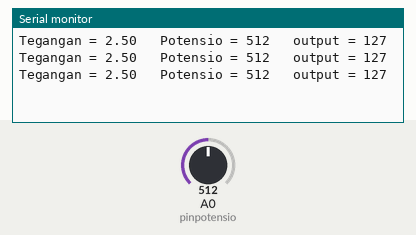
Recording of a sketch running on a simulated Arduino Uno, built with avr-gcc and run on an emulated ATmega328P. On the bench: the last lines printed to the serial monitor. The inputs (shaded band) are chosen by the test bench; at power-on: A0 (pinpotensio) = 512.

Above: at 1.3 s.
1.4 s: A0 (pinpotensio) set to 716
At 1.9 s:
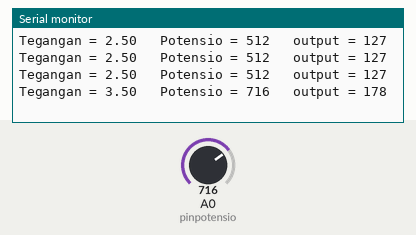
2.9 s: A0 (pinpotensio) set to 900
At 3.3 s:
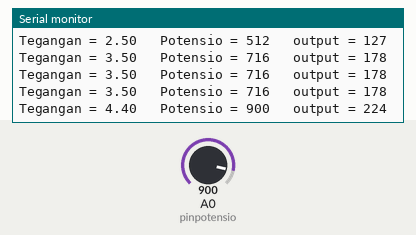
Timing chart, 0 to 5.9 s (numbered marks = the images above; inputs shaded):
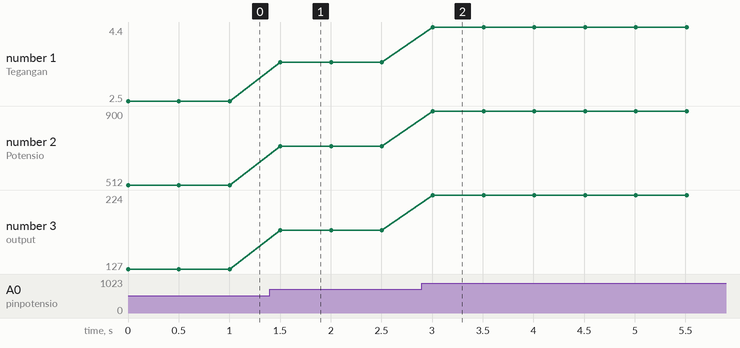

Measured:
- after the input at 1.4 s, the serial monitor: prints a new line after 0.10 s (image 1)
- after the input at 2.9 s, the serial monitor: prints a new line after 0.11 s (image 2)
- plotted number 1: 2.5 → 3.5 after the input at 1.4 s, 3.5 → 4.4 after the input at 2.9 s
- plotted number 2: 512 → 716 after the input at 1.4 s, 716 → 900 after the input at 2.9 s
- plotted number 3: 127 → 178 after the input at 1.4 s, 178 → 224 after the input at 2.9 s

The sketch:

sketch_oct26b.ino
```cpp
int pinpotensio = 0;
void setup() {
  Serial.begin(9600);
}


// the loop function runs over and over again forever

void loop() {
  int potensio = analogRead(pinpotensio);
  float voltage = potensio * (5.0/1023.0);
  int outputValue = map(potensio,0,1023,0,255);


  Serial.print("Tegangan = ");
  Serial.print(voltage);
  Serial.print("\t Potensio = ");
  Serial.print(potensio);
  Serial.print("\t output = ");
  Serial.print(outputValue);
  Serial.print("\n");
  delay(500);
}
```
